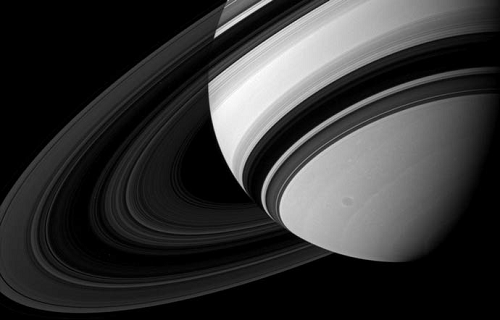
#> input picture computer_vision/images/saturn.png, 500 x 320 px
$ python 07_drawing_functions.py
#> lines starting #> are read from the running program, lines starting #| are printed output that depends on the picture; after the words box and inside, x2 and y2 are one past the last pixel; in counts of white or black regions, pixels touching at a corner belong together
import numpy as np
import cv2


img = cv2.imread('images/saturn.png')
#> img is the input picture: shape (320, 500, 3); min 0, max 254, mean 51.9


def draw_circle():
    """
    cv2.circle(img, center, radius, color, thickness, lineType, shift)

        params:
        img       --> Input image where circle is to be drawn
        center    --> x, y coordinate of circle center
        radius    --> circle radius in pixels
        color     --> circle line color in BGR tuple (B, G, R)
        thickness --> circle line thickness in pixels
        lineType  --> type of circle boundary (options: 8, 4, CV_AA)
        shift     --> Number of fractional bits in the coordinates of the center
                      and in the radius value.

        returns:
        None
    """
    red = (0, 0, 255)
    height, width = img.shape[:2]
#> height = 320; width = 500
    img_center = (int(width/2.), int(height/2.))
#> img_center = (250, 160)
    cv2.circle(img, img_center, 20, red, 2)
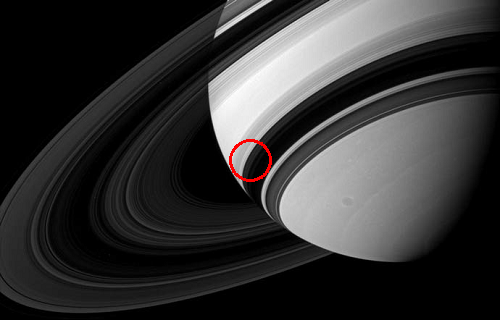
#> img: shape (320, 500, 3); 0.24% of pixels changed, all inside (x1, y1, x2, y2) = (229, 139, 272, 182)
    cv2.imshow('Drawn Circle', img)
    cv2.waitKey(0)
    cv2.destroyAllWindows()


def draw_line():
    """
    cv2.line(img, pt1, pt2, color, thickness, lineType, shift)

        params:
        img       --> Input image where circle is to be drawn
        pt1       --> first point of the line segment (x, y)
        pt2       --> second point of the line segment (x, y)
        color     --> circle line color in BGR tuple (B, G, R)
        thickness --> circle line thickness in pixels
        lineType  --> type of circle boundary (options: 8, 4, CV_AA)
        shift     --> Number of fractional bits in the coordinates of the center
                      and in the radius value.

        returns:
        None
    """
    blue = (255, 0, 0)
    height, width = img.shape[:2]
#> height = 320; width = 500
    num_lines = 5
    exs_0 = np.random.randint(width, size=num_lines)
#> exs_0 = [172, 47, 117, 192, 323]
    exs_1 = np.random.randint(width, size=num_lines)
#> exs_1 = [251, 195, 359, 9, 211]
    whys_0 = np.random.randint(height, size=num_lines)
    whys_1 = np.random.randint(height, size=num_lines)
    for i in range(len(exs_0)):
        cv2.line(img, (exs_0[i], whys_0[i]), (exs_1[i], whys_1[i]), blue, 2)
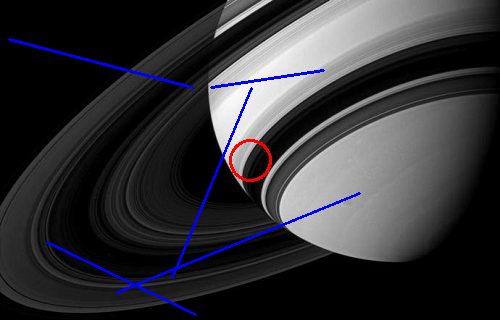
#> img: shape (320, 500, 3); 1.58% of pixels changed, all inside (x1, y1, x2, y2) = (8, 38, 361, 316)

    # show image with random lines
    cv2.imshow('Original Image w/Circle + Lines', img)
    cv2.waitKey(0)
    cv2.destroyAllWindows()

draw_circle()
draw_line()

$ run again, with computer_vision/images/bicycle.png copied over computer_vision/images/saturn.png
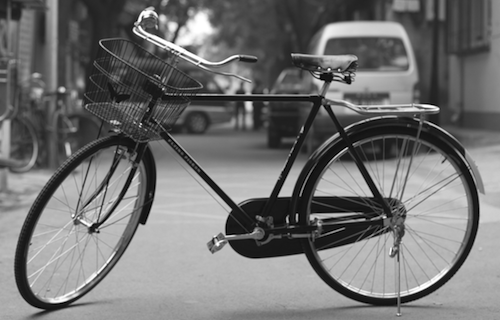
#> input picture computer_vision/images/bicycle.png, 500 x 320 px
#> img is the input picture: shape (320, 500, 3); min 0, max 255, mean 114.2
#> in draw_circle, `cv2.circle(img, img_center, 20, red, 2)`:
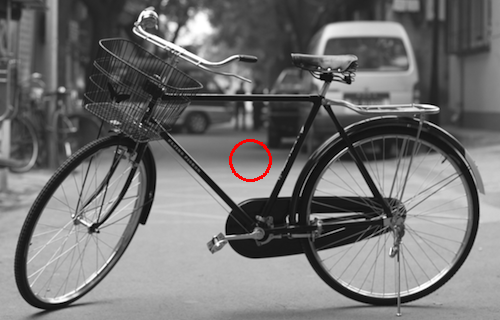
#> img: shape (320, 500, 3); 0.24% of pixels changed, all inside (x1, y1, x2, y2) = (229, 139, 272, 182)
#> after the loop in draw_line, `for i in range(len(exs_0)):`:
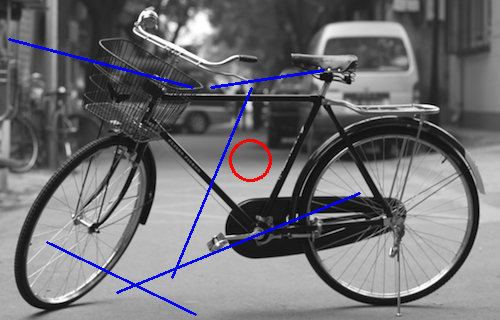
#> img: shape (320, 500, 3); 1.58% of pixels changed, all inside (x1, y1, x2, y2) = (8, 38, 361, 316)
